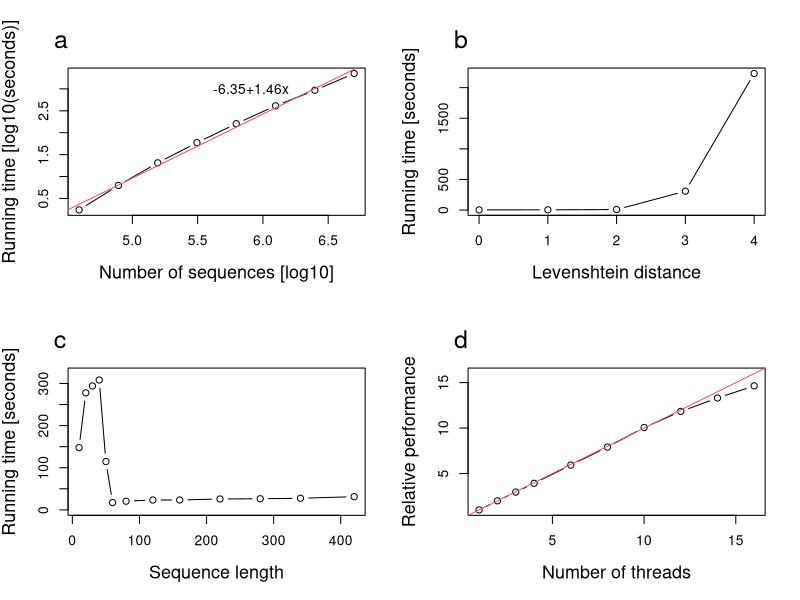

Recreate this plot in R.
# Data
X1 = c(0,1,2,3,4)
Y1 = c(3.15, 4.108, 8.315, 5*60+8.83, 37*60+10.42)
X2 = c(39062, 78125, 156250, 312500, 625000, 1250000, 2500000, 5000000)
Y2 = c(1.735, 6.263, 20.573, 59.309, 2*60+40.555, 6*60+50.695,
      15*60+28.397, 37*60+20.744)
X3 = c(1,2,3,4,6,8,10,12,14,16)
Y3 = c(4*60+48.256, 2*60+24.551, 60+37.476, 60+13.478, 48.613,
       36.442, 28.651, 24.366, 21.665, 19.689)
X4 = 10*c(1,2,3,4,5,6,8,12,16,22,28,34,42)
Y4 = c(2*60+27.740, 4*60+37.854, 4*60+54.134, 5*60+8.237, 60+54.749,
       17.325, 20.589, 23.390, 23.516, 25.902, 26.395, 27.595,
       31.319)
# Plot
pdf("scalability.pdf")
par(mfrow=c(2,2))
plot(log10(X2),log10(Y2), type='b', xlab="Number of sequences [log10]", ylab="Running time [log10(seconds)]", cex.lab=1.3)
fit = lm(log10(Y2)~log10(X2))
abline(fit, col=2)
text(x=6.2, y=3, adj=1,
     sprintf("%.2f+%.2fx", fit$coefficients[1], fit$coefficients[2]))
mtext("a", adj=-.05, cex=1.5, line=1)
plot(X1,Y1, type='b', xlab="Levenshtein distance", ylab="Running time [seconds]", cex.lab=1.3)
mtext("b", adj=-.05, cex=1.5, line=1)
plot(X4,Y4, ylim=1.05*c(0,max(Y4)), type='b', xlab="Sequence length", ylab="Running time [seconds]", cex.lab=1.3)
mtext("c", adj=-.05, cex=1.5, line=1)
plot(X3,Y3[1]/Y3, type='b', ylim=c(1,16), xlim=c(1,16), xlab="Number of threads", ylab="Relative performance", cex.lab=1.3)
abline(0,1, col=2)
mtext("d", adj=-.05, cex=1.5, line=1)
dev.off()
